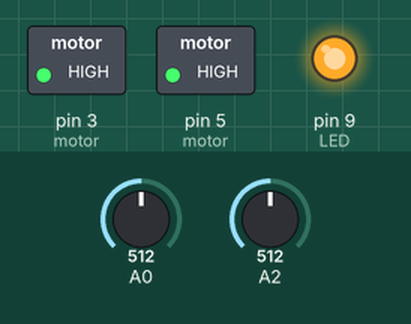
This sketch was run on a simulated Arduino Uno, built with avr-gcc and run on an emulated ATmega328P. Shown: switched loads named in the sketch (green lamp = pin HIGH), output pins drawn as LEDs (lit = HIGH). The inputs (shaded band) are chosen by the test bench; at power-on: A0 = 512, A2 = 512.

Above: at 1.2 s.
1.3 s: A0 set to 716
At 2.4 s:
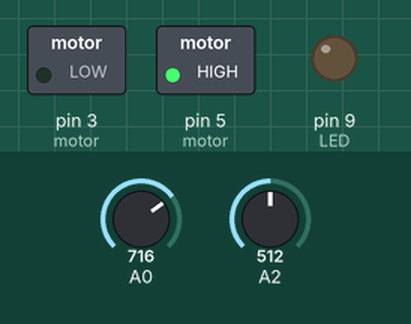
2.8 s: A2 set to 900
At 3.5 s:
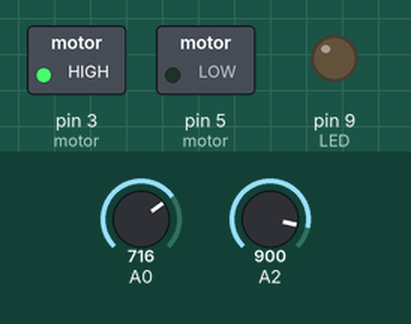
4.3 s: A2 set to 716
At 4.6 s:
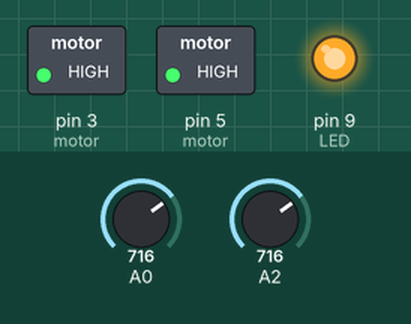
5.8 s: A2 set to 511
At 7.0 s:
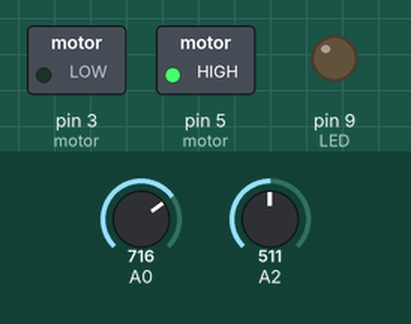
Timing chart, 0 to 8.3 s (numbered marks = the images above; inputs shaded):
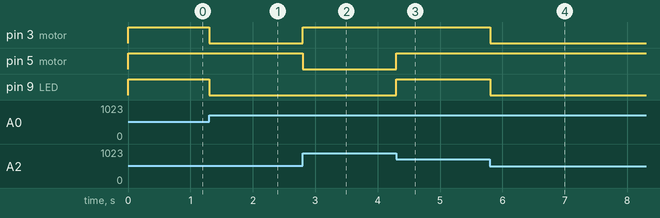

The sketch:

article.ino
```cpp
/*
This program makes your robot either seek light or avoid light, depending on how it is wired up.
Try this program first, and then start modifying it to give your robot the personality you desire.
Shine a flashlight, or hold your hand over a light sensor, to change the behavior.
Other examples and suggestions are on our website.An LED is connected to pin 9; whenever the sensors measure unequal brightness this LED is turned on
*/
void setup()
{
// Set the mode of the digital pins to outputs to drive the motors
// (the analog inputs are automatically inputs and so don’t need to be set)
pinMode( 3, OUTPUT ); // motor
pinMode( 5, OUTPUT ); // motor
pinMode( 9, OUTPUT ); // LED
}

void loop()
{
// Compare the two light sensors
if ( analogRead( 0 ) > analogRead( 2 )  ) // If one light sensor has more light than the other ...
{
digitalWrite( 3, LOW ); // turn this motor off ...
digitalWrite( 5, HIGH ); // and this motor on to turn in one direction
digitalWrite( 9, LOW ); // turn off the LED
}

if ( analogRead( 0 ) < analogRead( 2 )  ) // If the other
{
digitalWrite( 3, HIGH ); // turn this motor on
digitalWrite( 5, LOW ); // and this motor off to turn in the other direction
digitalWrite( 9, LOW ); // turn off the LED
}

if ( analogRead( 0 ) == analogRead( 2 )  ) // If they read the same value
{
digitalWrite( 3, HIGH ); // turn this motor on
digitalWrite( 5, HIGH ); // and this motor off to turn in the other direction
digitalWrite( 9, HIGH ); // turn on the LED
}
}
```

Measured:
- after the input at 1.3 s, pin 3 (motor), pin 9 (LED): HIGH → LOW at once
- after the input at 2.8 s, pin 3 (motor): LOW → HIGH at once; pin 5 (motor): HIGH → LOW at once
- after the input at 4.3 s, pin 5 (motor), pin 9 (LED): LOW → HIGH at once
- after the input at 5.8 s, pin 3 (motor), pin 9 (LED): HIGH → LOW at once
